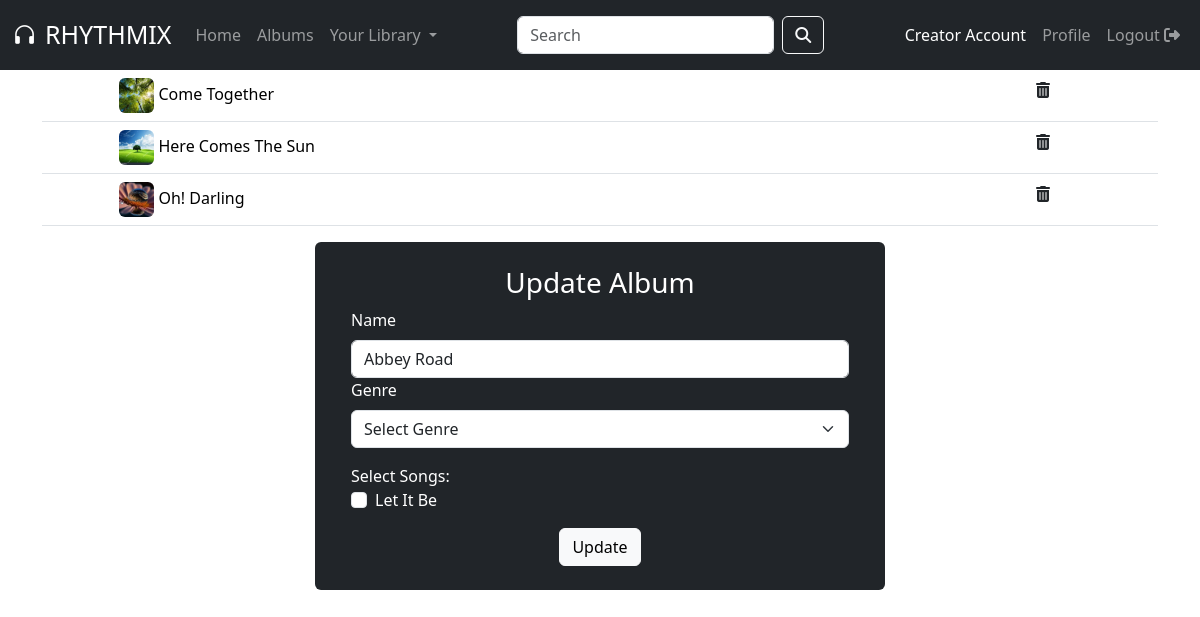
Page /update_album/2 (signed in) on the committed database.
### models.py (models this page shows)
class Song(db.Model):
    song_id = db.Column(db.Integer, primary_key=True, autoincrement=True)
    song_name = db.Column(db.String(100), nullable=False)
    lyrics = db.Column(db.String(1000), nullable=False)
    artist = db.Column(db.String(100), nullable=False)
    path = db.Column(db.String(100), nullable=False)
    poster = db.Column(db.String(100), nullable=False)
    date_added = db.Column(db.DateTime, default=datetime.utcnow)
    rating = db.Column(db.Integer, default=0)
    genre = db.Column(db.String(100), nullable=False)
    played = db.Column(db.Integer, nullable=False, default=0)
    album = db.Column(db.Integer, db.ForeignKey("album.album_id"))
    creator = db.Column(
        db.Integer, db.ForeignKey("user.user_id")
    )  # one-many btwn user(creator) and song
    playlist = db.relationship("Playlist", backref="playlist", secondary=song_playlist)

class Album(db.Model):
    album_id = db.Column(db.Integer, primary_key=True, autoincrement=True)
    album_name = db.Column(db.String(100), nullable=False)
    poster = db.Column(db.String(100), nullable=False)
    genre = db.Column(db.String(100), nullable=False)
    rating = db.Column(db.Integer, nullable=False, default=0)
    artist = db.Column(db.Integer, nullable=False)
    creator = db.Column(
        db.Integer, db.ForeignKey("user.user_id")
    )  # one-many btwn user(creator) and album
    songs = db.relationship("Song", backref="song_album")

### app.py (the view, shortened to what this page needs)
@app.route("/update_album/<int:album_id>", methods=["GET", "POST"])  # type: ignore
@login_required
def update_album(album_id):
    creator_songs = Song.query.filter_by(creator=current_user.user_id)  # type: ignore
    not_album_songs = []
    for song in creator_songs:
        if song.album is None:
            not_album_songs.append(song)
    album = Album.query.get(album_id)
    if request.method == "GET":
        return render_template(
            "update_album.html",
            songs=album.songs,
            album=album,
            not_album_songs=not_album_songs,
        )

### app.py (called while the page is built)
@login_manager.user_loader
def load_user(user_id):
    return User.query.get(int(user_id))

### templates/update_album.html (shortened to what this page needs)
<!DOCTYPE html>
<html lang="en">
  <head>
    <link
      href="https://cdn.jsdelivr.net/npm/bootstrap@5.3.2/dist/css/bootstrap.min.css"
      rel="stylesheet"
    />
    <link
      rel="stylesheet"
      href="https://cdnjs.cloudflare.com/ajax/libs/font-awesome/6.4.2/css/all.min.css"
    />
    <link
      rel="stylesheet"
      href="https://cdn.jsdelivr.net/npm/bootstrap-icons@1.11.1/font/bootstrap-icons.css"
    />
    <link rel="stylesheet" href="../static/style.css" />
  </head>
  <body>
    <div class="flex-row">
      <nav class="navbar navbar-expand-lg fixed-top navbar-dark bg-dark">
        <div class="container-fluid">
          <a class="navbar-brand" href="/homepage" style="font-size: 25px">
            <i class="bi bi-headphones me-2"></i>RHYTHMIX
          </a>
          <div class="collapse navbar-collapse" id="navbarSupportedContent">
            <ul class="navbar-nav me-auto mb-2 mb-lg-0">
              <li class="nav-item">
                <a class="nav-link" aria-current="page" href="/homepage"
                  >Home</a
                >
              </li>
              <li class="nav-item">
                <a class="nav-link" href="/all_albums">Albums</a>
              </li>
              <li class="nav-item dropdown">
                <a
                  class="nav-link dropdown-toggle"
                  role="button"
                  href="#"
                  data-bs-toggle="dropdown"
                  aria-expanded="false"
                >
                  Your Library
                </a>
              </li>
            </ul>
            <form
              method="POST"
              action="/search_page"
              class="d-flex mx-auto my-2"
              role="search"
              name="search_form"
            >
              <input
                class="form-control me-2"
                type="search"
                placeholder="Search"
                aria-label="Search"
                name="query"
                id="query"
              />
              <button class="btn btn-outline-light" type="submit">
                <i class="fa-solid fa-magnifying-glass"></i>
              </button>
            </form>
            <ul class="navbar-nav ms-auto">
              {% if current_user.user_type != 'creator' %}
              <li class="nav-item">
                <a href="/creator" class="nav-link">Creator Account</a>
              </li>
              {% else %}
              <li class="nav-item dropdown">
                <a
                  class="nav-link dropdown-toggl active"
                  href="/creator"
                  role="button"
                  data-bs-toggle="dropdown"
                  aria-expanded="false"
                >
                  Creator Account
                </a>
              </li>
              {% endif %}
              <li class="nav-item">
                <a href="#" class="nav-link">Profile</a>
              </li>
              <li class="nav-item">
                <a href="/logout" class="nav-link"
                  >Logout <i class="fa-solid fa-right-from-bracket"></i
                ></a>
              </li>
            </ul>
          </div>
        </div>
      </nav>
    </div>
    <div class="container content">
      <table class="table">
        <tbody>
          {% for song in songs %}
          <tr>
            <td></td>
            <td>
              <img
                src="{{url_for('static', filename = 'posters/'+song.poster)}}"
                alt="{{song.name}}"
                class="rounded table-image"
              />
              {{ song.song_name }}
            </td>
            <td>
              <a
                href="/delete_album_song/{{ album.album_id }}/{{ song.song_id }}"
                class="link-dark link-offset-2 link-offset-3-hover link-underline link-underline-opacity-0 link-underline-opacity-75-hover"
                ><i class="fa-solid fa-trash-can edit"></i
              ></a>
            </td>
          </tr>
          {% endfor %}
        </tbody>
      </table>
      <div class="row album-form">
        <div class="col-md-6 rounded bg-dark text-white">
          <div class="p-4">
            <div class="text-center"><h3>Update Album</h3></div>
            <form action="/update_album/{{album.album_id}}" method="POST">
              <div class="mb-3">
                <label for="album_name" class="form-label">Name</label>
                <input
                  type="text"
                  class="form-control"
                  id="album_name"
                  name="album_name"
                  value="{{album.album_name}}"
                  required
                />
                <div class="mb-3">
                  <label for="genre" style="margin-bottom: 8px">Genre</label>
                  <select
                    class="form-select"
                    aria-label="Default select example"
                    id="genre"
                    name="genre"
                  >
                    <option selected>Select Genre</option>
                  </select>
                </div>
              </div>
              {% if not_album_songs %}
              <div>Select Songs:</div>
              {% for song in not_album_songs %}
              <div class="mb-3 form-check">
                <input
                  type="checkbox"
                  class="form-check-input"
                  name="songs"
                  value="{{song.song_id}}"
                />
                <label class="form-check-label" for="songs"
                  >{{song.song_name}}</label
                >
              </div>
              {% endfor %} {% endif %}
              <div class="text-center">
                <button type="submit" class="btn btn-light text-center">
                  Update
                </button>
              </div>
            </form>
          </div>
        </div>
      </div>
    </div>
  </body>
</html>

### static/style.css (style rules this page uses)
.content { margin-top: 70px; }
.album-form { display: flex; justify-content: center; align-items: center; }
.table-image { height: 35px; width: 35px; object-fit: cover; }

### rows in the picture
Song: poster (picture), song_name "Come Together"
Song: poster (picture), song_name "Here Comes The Sun"
Song: poster (picture), song_name "Oh! Darling"
Album: album_name "Abbey Road"
Song: song_name "Let It Be"
